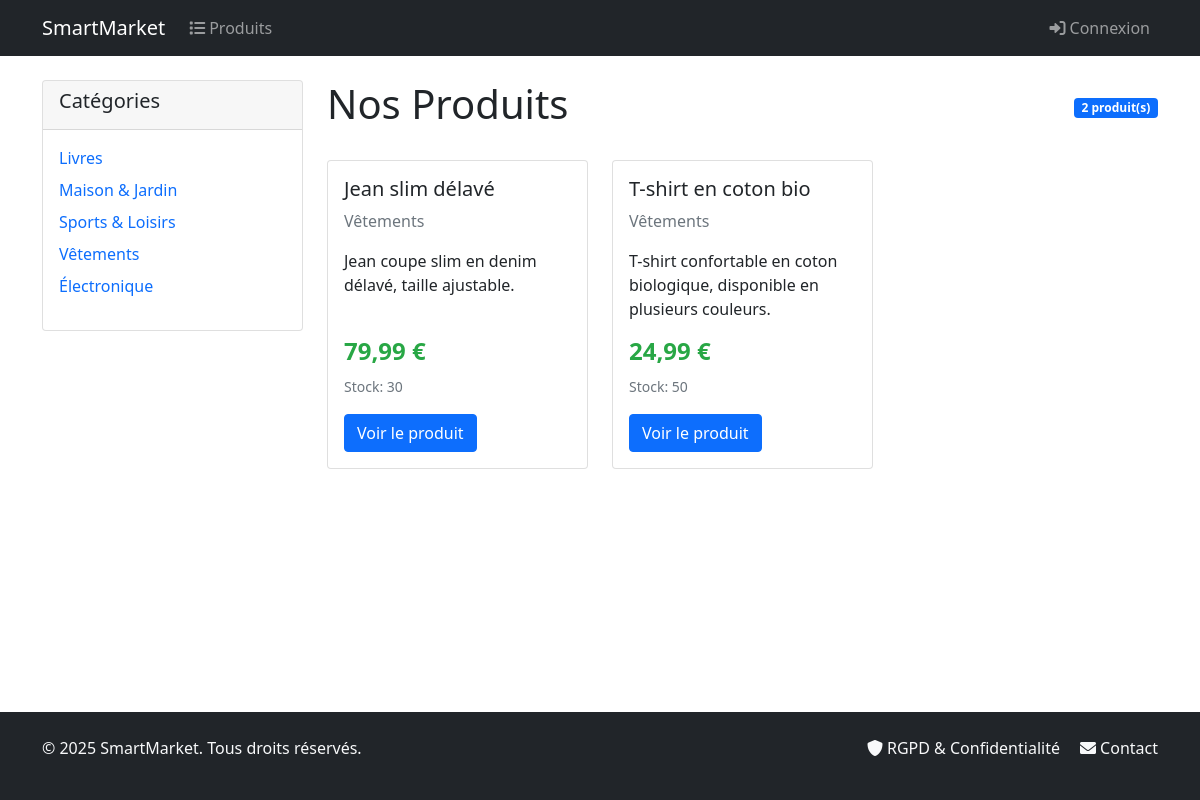
The app's page /?category=vetements with its own data.
### catalog/models.py (models this page shows, shortened)
class Category(models.Model):
    name = models.CharField(max_length=100, unique=True, verbose_name="Nom")
    slug = models.SlugField(max_length=100, unique=True, verbose_name="Slug")
    created_at = models.DateTimeField(
        auto_now_add=True, verbose_name="Date de création"
    )
    updated_at = models.DateTimeField(
        auto_now=True, verbose_name="Date de modification"
    )
    class Meta:
        verbose_name = "Catégorie"
        verbose_name_plural = "Catégories"
        ordering = ["name"]

class Product(models.Model):
    category = models.ForeignKey(
        Category,
        on_delete=models.PROTECT,
        related_name="products",
        verbose_name="Catégorie",
    )
    name = models.CharField(max_length=200, verbose_name="Nom")
    slug = models.SlugField(max_length=200, verbose_name="Slug")
    description = models.TextField(blank=True, verbose_name="Description")
    price = models.DecimalField(
        max_digits=10,
        decimal_places=2,
        validators=[MinValueValidator(0)],
        verbose_name="Prix",
    )
    stock = models.PositiveIntegerField(default=0, verbose_name="Stock")
    is_active = models.BooleanField(default=True, verbose_name="Actif")
    created_at = models.DateTimeField(
        auto_now_add=True, verbose_name="Date de création"
    )
    updated_at = models.DateTimeField(
        auto_now=True, verbose_name="Date de modification"
    )
    class Meta:
        verbose_name = "Produit"
        verbose_name_plural = "Produits"
        ordering = ["-created_at"]
        constraints = [
            models.UniqueConstraint(
                fields=["category", "slug"], name="unique_product_per_category"
            ),
            models.CheckConstraint(
                check=models.Q(price__gte=0), name="price_non_negative"
            ),
        ]
        indexes = [
            models.Index(fields=["slug"], name="product_slug_idx"),
            models.Index(
                fields=["category", "is_active"], name="product_category_active_idx"
            ),
        ]

### catalog/views.py (the view)
# urls.py: path("", views.ProductListView.as_view(), name="product_list"),
class ProductListView(ListView):
    model = Product
    template_name = "catalog/products/product_list.html"
    context_object_name = "products"
    paginate_by = 12
    def get_queryset(self):
        queryset = (
            Product.objects.filter(is_active=True)
            .select_related("category")
            .order_by("-created_at")
        )
        category_slug = self.request.GET.get("category")
        if category_slug:
            queryset = queryset.filter(category__slug=category_slug)
        return queryset
    def get_context_data(self, **kwargs):
        context = super().get_context_data(**kwargs)
        context["categories"] = Category.objects.all().order_by("name")
        return context

### templates/catalog/products/product_list.html (shortened to what this page needs)
{% extends 'base.html' %}
{% block content %}
<div class="row">
    <div class="col-md-3">
        <div class="card">
            <div class="card-header">
                <h5>Catégories</h5>
            </div>
            <div class="card-body">
                <ul class="list-unstyled">
                    {% for category in categories %}
                    <li class="mb-2">
                        <a href="?category={{ category.slug }}" class="text-decoration-none">
                            {{ category.name }}
                        </a>
                    </li>
                    {% endfor %}
                </ul>
            </div>
        </div>
    </div>
    <div class="col-md-9">
        <div class="d-flex justify-content-between align-items-center mb-4">
            <h1>Nos Produits</h1>
            <span class="badge bg-primary">{{ products|length }} produit(s)</span>
        </div>
        {% if products %}
            <div class="row">
                {% for product in products %}
                <div class="col-md-4 mb-4">
                    <div class="card product-card h-100">
                        <div class="card-body d-flex flex-column">
                            <h5 class="card-title">{{ product.name }}</h5>
                            <p class="card-text text-muted">{{ product.category.name }}</p>
                            <p class="card-text flex-grow-1">
                                {% if product.description %}
                                    {{ product.description|truncatewords:15 }}
                                {% else %}
                                    Aucune description disponible.
                                {% endif %}
                            </p>
                            <div class="mt-auto">
                                <p class="price h4">{{ product.price }} €</p>
                                <p class="card-text">
                                    <small class="text-muted">
                                        Stock:
                                        <span class="{% if product.stock == 0 %}stock-low{% elif product.stock < 10 %}stock-medium{% endif %}">
                                            {{ product.stock }}
                                        </span>
                                    </small>
                                </p>
                                <a href="{% url 'catalog:product_detail' product.slug %}" class="btn btn-primary">
                                    Voir le produit
                                </a>
                            </div>
                        </div>
                    </div>
                </div>
                {% endfor %}
            </div>
        {% else %}
            <div class="text-center py-5">
                <h3>Aucun produit trouvé</h3>
                <p class="text-muted">Il n'y a actuellement aucun produit disponible.</p>
            </div>
        {% endif %}
    </div>
</div>
{% endblock %}

### templates/base.html (style rules this page uses)
html, body { height: 100%; margin: 0; padding: 0; }
body { display: flex; flex-direction: column; }
.product-card { transition: transform 0.2s; }
.price { font-weight: bold; color: #28a745; }

### records on screen
Category: name "Livres"
Category: name "Maison & Jardin"
Category: name "Sports & Loisirs"
Category: name "Vêtements"
Category: name "Électronique"
Product: name "Jean slim délavé", category.name "Vêtements", description "Jean coupe slim en denim délavé, taille ajustable.", price "79,99", stock "30"
Product: name "T-shirt en coton bio", category.name "Vêtements", description "T-shirt confortable en coton biologique, disponible en plusieurs couleurs.", price "24,99", stock "50"

### other values on screen
{{ products|length }} "2"
